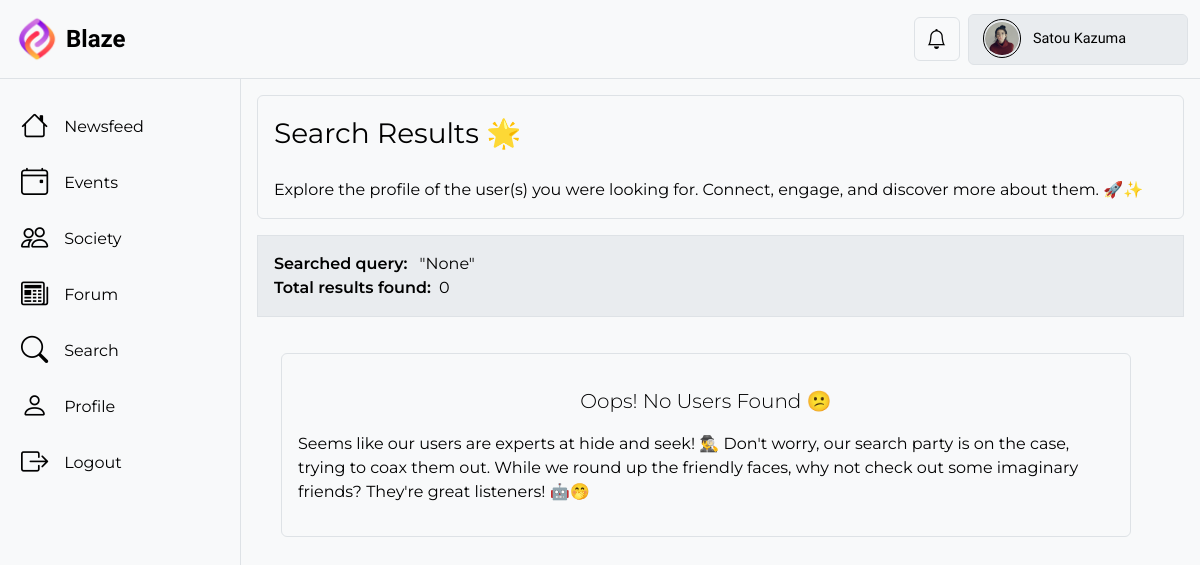
The page /search/ (signed in) on the database its author committed.
### BlazeApp/models.py (models this page shows, shortened)
class User(AbstractUser):
    profile_picture = models.ImageField(
        upload_to="profile_pics/",
        blank=True,
        null=True,
        default="profile_pics/Default_Profile_Picture.png",
        validators=[
            FileExtensionValidator(
                allowed_extensions=["jpg", "jpeg", "png"]
            ),  # Restrict allowed file extensions
            validate_profilePicture_size,  # Set a maximum file size limit (7 MB in this example)
        ],
    )
    follow = models.ManyToManyField(
        "self", symmetrical=False, related_name="followers", blank=True
    )
    class Meta:
        verbose_name = "User"
        verbose_name_plural = "Users"

### BlazeApp/views.py (the view)
# urls.py: path("search/", login_required(views.search), name="search"),
def search(request):
    query = request.GET.get("user_search")
    if query:
        user_instances = User.objects.filter(
            Q(username__icontains=query)
            | Q(email__icontains=query)
            | Q(first_name__icontains=query)
            | Q(last_name__icontains=query)
        ).exclude(is_superuser=True)
    else:
        user_instances = User.objects.none()
    content = {
        "user_instances": user_instances,
        "query": query,
    }
    return render(request, "BlazeApp/search.html", content)

### BlazeApp/templates/BlazeApp/search.html (shortened to what this page needs)
{% extends 'BlazeApp/base.html' %}
{% load static %}
{% block ExtraHeaders %}
  <link href="{% static 'BlazeApp/base2.css' %}" rel="stylesheet" />
{% endblock %}
{% block content %}
  <div class="content-d border border-top-0 border-bottom-0 border-end-0 col">
    <div class="bg-body-tertiary text-body-emphasis border rounded m-3" style="height: max-content;">
      <div class="fs-3 p-3" style="height: max-content;">Search Results 🌟</div>
      <div class="fs-6 px-3 pt-2 pb-3" style="height: max-content;">Explore the profile of the user(s) you were looking for. Connect, engage, and discover more about them. 🚀✨</div>
    </div>
    <div class="border text-body-emphasis p-3 mx-3 bg-body-secondary">
      <div class="fs-6">
        <span class="fw-semibold me-2">Searched query:</span> "{{ query }}"
      </div>
      <div class="fs-6">
        <span class="fw-semibold me-2">Total results found:</span>{{ user_instances.count }}
      </div>
    </div>
    <div class="d-flex flex-wrap flex-column border-dark m-2 px-2 pt-1 pb-5" style="min-height: 80vh; height: max-content;">
      {% if user_instances %}
        {% for user in user_instances %}
          <div class="border col-12 col-md-11 px-3 py-2 my-2" style="height: max-content;">
            <a href="{% url 'BlazeApp:profile' user.pk %}">
              <div class="d-flex align-items-center justify-content-between">
                <div class="d-flex">
                  <div class="d-flex justify-content-center align-items-center" style="width: 4.8rem; height: 4.8rem; border: 2px solid black; border-color: {{ user.ring_color }};border-radius: 50%; overflow: hidden; ">
                    <div style="width: 4rem; border-radius: 50%; overflow: hidden;">
                      <img src="{{ user.profile_picture.url }}" class="img-fluid" alt="profile picture" />
                    </div>
                  </div>
                  <div class="d-flex flex-column justify-content-center ms-4 text-body-emphasis">
                    <div class="fs-6 overflow-hidden">{{ user.first_name }} {{ user.last_name }}</div>
                    <div class="text-secondary" style="font-size: 0.9rem;">{{ user.get_user_type|title }}</div>
                  </div>
                </div>
                <div class="d-flex">
                  <a href="{% url 'BlazeApp:profile' user.pk %}"><button class="btn border btn-dark">View</button></a>
                </div>
              </div>
            </a>
          </div>
        {% endfor %}
      {% else %}
        <div class="border rounded bg-body-tertiary text-body-emphasis col-11 m-4" style="height: max-content;">
          <div class="d-flex justify-content-center align-items-center flex-column my-2 p-3" style="height: max-content;">
            <div class="lead mt-2 mb-3">Oops! No Users Found 😕</div>
            <div class="fs-6 mb-2">Seems like our users are experts at hide and seek! 🕵️‍♂️ Don't worry, our search party is on the case, trying to coax them out. While we round up the friendly faces, why not check out some imaginary friends? They're great listeners! 🤖🤭</div>
          </div>
        </div>
      {% endif %}
    </div>
  </div>
{% endblock %}

### BlazeApp/templates/BlazeApp/base.html (shortened to what this page needs)
{% load static %}
<!DOCTYPE html>
<html lang="en">
  <head>
    <link href="https://cdn.jsdelivr.net/npm/bootstrap@5.3.1/dist/css/bootstrap.min.css" rel="stylesheet" />
    <link rel="stylesheet" href="https://cdn.jsdelivr.net/npm/bootstrap-icons@1.10.5/font/bootstrap-icons.css" />
    <link href="{% static 'BlazeApp/base.css' %}" rel="stylesheet" />
    {% block ExtraHeaders %}
    {% endblock %}
  </head>
  <body>
    {% block navbar %}
      <nav class="navbar bg-body-tertiary border-bottom position-sticky">
        <div class="container-xxl">
          <a class="navbar-brand d-flex align-items-center justify-content-center" href="{% url 'BlazeApp:newsfeed' %}">
            <img src="{% static 'BlazeApp/Blaze Logo.png' %}" alt="Logo" width="50px" height="auto" class="d-inline-block align-text-top" />
            <div class="ms-1 fs-4 fw-semibold text-body-emphasis">Blaze</div>
          </a>
          <div class="d-flex align-items-center">
            <button id="nbtn" class="btn border bg-scheme mx-2 fs-5 position-relative noti-btn text-body-emphasis" type="button" data-bs-toggle="offcanvas" data-bs-target="#NotificationOffcanvas" aria-controls="offcanvasNotification"><i class="bi bi-bell"></i></button>
            <div class="dropdown-center bg-body-secondary border rounded nav-profile-d col-md-2 d-lg-block d-none user-select-none">
              <button class="nav-profile bg-body-secondary d-flex align-items-center justify-content-around" data-bs-toggle="dropdown" aria-expanded="false">
                <div class="nav-profile-pic-cover d-flex justify-content-center align-items-center mx-2" style="width: 2.4rem; height: 2.4rem;">
                  <div class="nav-profile-pic">
                    <img src="{{ request.user.profile_picture.url }}" alt="profile-picture" />
                  </div>
                </div>
                <div class="nav-profile-name text-start text-truncate fw-medium mx-1 d-lg-block d-none">{{ request.user.first_name }} {{ request.user.last_name }}</div>
              </button>
            </div>
          </div>
        </div>
      </nav>
    {% endblock %}
    <div id="material" class="container-xxl d-flex" style="padding: 0px;">
      {% block body %}
        <div class="side-panel-d d-none d-md-block">
          <a href="{% url 'BlazeApp:newsfeed' %}">
            <div class="side-panel-item text-body-emphasis bg-scheme d-flex align-items-center fw-normal rounded mx-1 mt-4">
              <i class="ms-3 me-3 bi bi-house"></i>Newsfeed
            </div>
          </a>
          <a href="{% url 'BlazeApp:events' %}">
            <div class="side-panel-item text-body-emphasis bg-scheme d-flex align-items-center fw-normal rounded mx-1 mt-2">
              <i class="ms-3 me-3 bi bi-calendar4-event"></i>Events
            </div>
          </a>
          <a href="{% url 'BlazeApp:society' %}">
            <div class="side-panel-item text-body-emphasis bg-scheme d-flex align-items-center fw-normal rounded mx-1 mt-2">
              <i class="ms-3 me-3 bi bi-people"></i>Society
            </div>
          </a>
          <a href="{% url 'BlazeApp:forum' %}">
            <div class="side-panel-item text-body-emphasis bg-scheme d-flex align-items-center fw-normal rounded mx-1 mt-2">
              <i class="ms-3 me-3 bi bi-newspaper"></i>Forum
            </div>
          </a>
          <div class="side-panel-item text-body-emphasis bg-scheme d-flex align-items-center fw-normal rounded mx-1 mt-2" data-bs-toggle="modal" data-bs-target="#searchBar">
            <i class="ms-3 me-3 bi bi-search"></i>Search
          </div>
          <a href="{% url 'BlazeApp:profile' request.user.pk %}">
            <div class="side-panel-item text-body-emphasis bg-scheme d-flex align-items-center fw-normal rounded mx-1 mt-2">
              <i class="ms-3 me-3 bi bi-person"></i>Profile
            </div>
          </a>
          <a href="{% url 'BlazeApp:user_logout' %}">
            <div class="side-panel-item text-body-emphasis bg-scheme d-flex align-items-center fw-normal rounded mx-1 mt-2">
              <i class="ms-3 me-3 bi bi-box-arrow-right"></i>Logout
            </div>
          </a>
        </div>
        {% block content %}
        {% endblock %}
      {% endblock %}
    </div>
  </body>
</html>

### BlazeApp/static/BlazeApp/base.css (style rules this page uses)
body { font-family: 'Montserrat', sans-serif; color: #393939; }
a { text-decoration: none; color: #393939; }
.navbar { top: 0; z-index: 100; font-family: 'Comfortaa', sans-serif; }
.nav-profile-d { height: 3.2rem; width: max-content; }
.nav-profile { width: max-content; height: 3rem; border: none; border-radius: 5px; outline: none; transition: 0.25s ease-in-out; }
.nav-profile-pic { border-radius: 50%; overflow: hidden; }
.nav-profile-pic-cover { border: 1px solid var(--bs-emphasis-color); border-radius: 50%; width: 3rem; height: 3rem; cursor: pointer; }
.nav-profile-pic>img { width: 2.1rem; height: 2.1rem; border-radius: 50%; }
.nav-profile-name { width: 9rem; font-size: 0.9rem; }
.bg-scheme { cursor: pointer; transition: background-color 0.2s ease-in-out; }
.noti-btn { --bs-btn-hover-color: var(--bs-emphasis-color); --bs-btn-active-color: var(--bs-emphasis-color); }
.side-panel-d { width: 15rem; max-height: calc(100vh - 75px); overflow: auto; position: sticky; top: 75px; z-index: 101; }
.side-panel-item { height: 3rem; font-size: 1rem; transition: 0.15s ease-in-out; border: 1px solid transparent; }
.side-panel-item i { font-size: 1.7rem; }
.content-d { height: max-content; }

### rows shown on the page
User: user.profile_picture (picture), user.first_name "Satou", user.last_name "Kazuma"

### other values the page prints
{{ query }} "None"
{{ user_instances.count }} "0"
